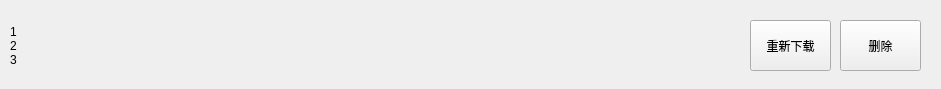
<?xml version="1.0" encoding="UTF-8"?>
<ui version="4.0">
 <class>ListItemWidget</class>
 <widget class="QWidget" name="ListItemWidget">
  <property name="geometry">
   <rect>
    <x>0</x>
    <y>0</y>
    <width>941</width>
    <height>89</height>
   </rect>
  </property>
  <property name="windowTitle">
   <string>Form</string>
  </property>
  <widget class="QLabel" name="lblTitle">
   <property name="geometry">
    <rect>
     <x>10</x>
     <y>10</y>
     <width>731</width>
     <height>71</height>
    </rect>
   </property>
   <property name="text">
    <string>1
2
3</string>
   </property>
   <property name="textFormat">
    <enum>Qt::AutoText</enum>
   </property>
  </widget>
  <widget class="QPushButton" name="btnDelete">
   <property name="geometry">
    <rect>
     <x>840</x>
     <y>20</y>
     <width>81</width>
     <height>51</height>
    </rect>
   </property>
   <property name="text">
    <string>删除</string>
   </property>
  </widget>
  <widget class="QPushButton" name="btnOpen">
   <property name="geometry">
    <rect>
     <x>750</x>
     <y>20</y>
     <width>81</width>
     <height>51</height>
    </rect>
   </property>
   <property name="text">
    <string>重新下载</string>
   </property>
  </widget>
 </widget>
 <resources/>
 <connections/>
</ui>
